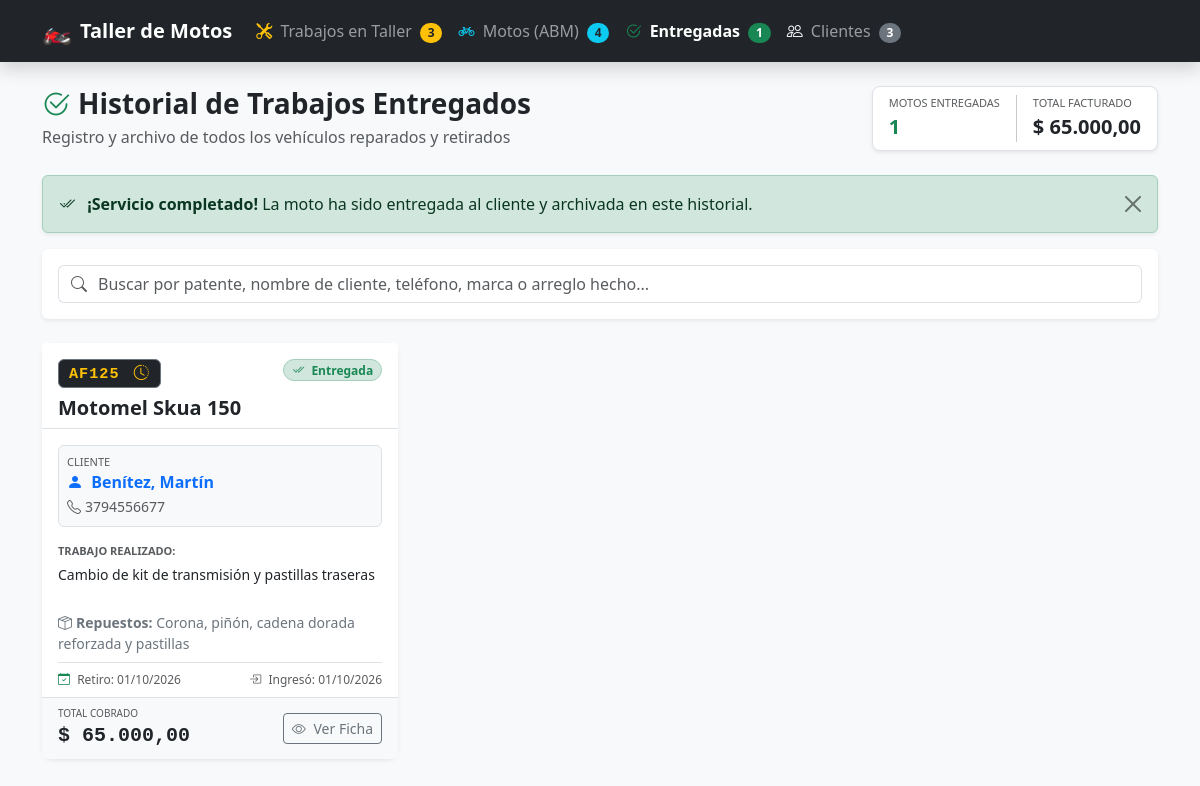
The page /entregadas.php?entregada=ok on the database its author committed.
### tables this page shows
CREATE TABLE `trabajos` (
  `id_trabajo` int(11) NOT NULL,
  `id_moto` int(11) NOT NULL,
  `falla_reportada` text NOT NULL,
  `diagnostico` text DEFAULT NULL,
  `arreglo_realizado` text DEFAULT NULL,
  `repuestos` text DEFAULT NULL,
  `precio_estimado` decimal(10,2) DEFAULT 0.00,
  `precio_final` decimal(10,2) DEFAULT 0.00,
  `fecha_ingreso` datetime DEFAULT current_timestamp(),
  `fecha_prometida` date DEFAULT NULL,
  `fecha_entrega` datetime DEFAULT NULL,
  `estado` enum('En Espera','En Reparacion','Terminado','Entregado') DEFAULT 'En Espera',
  `observaciones` text DEFAULT NULL
);

CREATE TABLE `motos` (
  `id_moto` int(11) NOT NULL,
  `id_cliente` int(11) NOT NULL,
  `marca` varchar(50) NOT NULL,
  `modelo` varchar(100) NOT NULL,
  `anio` int(11) DEFAULT NULL,
  `patente` varchar(20) NOT NULL,
  `color` varchar(30) DEFAULT NULL,
  `kilometraje` int(11) DEFAULT 0,
  `observaciones` text DEFAULT NULL,
  `estado` enum('En Espera','En Reparacion','Terminado','Entregado') DEFAULT 'En Espera',
  `falla_reportada` text DEFAULT NULL,
  `arreglo_realizado` text DEFAULT NULL,
  `repuestos` text DEFAULT NULL,
  `precio_estimado` decimal(10,2) DEFAULT 0.00,
  `precio_final` decimal(10,2) DEFAULT 0.00,
  `fecha_ingreso` datetime DEFAULT current_timestamp(),
  `fecha_prometida` date DEFAULT NULL,
  `fecha_entrega` datetime DEFAULT NULL
);

CREATE TABLE `clientes` (
  `id_cliente` int(11) NOT NULL,
  `nombre` varchar(100) NOT NULL,
  `apellido` varchar(100) NOT NULL,
  `telefono` varchar(20) NOT NULL,
  `email` varchar(100) DEFAULT NULL,
  `direccion` varchar(200) DEFAULT NULL,
  `fecha_registro` timestamp NOT NULL DEFAULT current_timestamp()
);

### entregadas.php (the view, shortened to what this page needs)
<?php
require_once 'conexion.php';
$sqlEntregadas = "SELECT t.*,
                         m.patente, m.marca, m.modelo, m.color, m.kilometraje, m.anio,
                         c.id_cliente, c.nombre AS cliente_nombre, c.apellido AS cliente_apellido,
                         c.telefono AS cliente_telefono, c.direccion AS cliente_direccion
                  FROM trabajos t
                  INNER JOIN motos m ON t.id_moto = m.id_moto
                  INNER JOIN clientes c ON m.id_cliente = c.id_cliente
                  WHERE t.estado = 'Entregado'
                  ORDER BY COALESCE(t.fecha_entrega, t.fecha_ingreso) DESC, t.id_trabajo DESC";
$stmtEntregadas = $pdo->query($sqlEntregadas);
$entregadas = $stmtEntregadas->fetchAll();
$totalFacturado = 0;
foreach ($entregadas as $ent) {
    $totalFacturado += floatval($ent['precio_final'] > 0 ? $ent['precio_final'] : $ent['precio_estimado']);
}
?>
<!DOCTYPE html>
<html lang="es">
<head>
    <link href="https://cdn.jsdelivr.net/npm/bootstrap@5.3.0/dist/css/bootstrap.min.css" rel="stylesheet">
    <link href="https://cdn.jsdelivr.net/npm/bootstrap-icons@1.10.5/font/bootstrap-icons.css" rel="stylesheet">
</head>
<body class="bg-light">
    <?php include 'navbar.php'; ?>
    <div class="container mb-5">
        <div class="row align-items-center mb-4 g-3">
            <div class="col-md-7">
                <h3 class="fw-bold mb-1 text-dark">
                    <i class="bi bi-check2-circle me-2 text-success"></i>Historial de Trabajos Entregados
                </h3>
                <p class="text-muted mb-0">Registro y archivo de todos los vehículos reparados y retirados</p>
            </div>
            <div class="col-md-5 text-md-end">
                <div class="d-inline-flex gap-3 bg-white p-2 px-3 rounded-3 shadow-sm border">
                    <div class="text-start">
                        <small class="text-muted text-uppercase d-block" style="font-size: 11px;">Motos Entregadas</small>
                        <strong class="fs-5 text-success"><?php echo count($entregadas); ?></strong>
                    </div>
                    <div class="text-start">
                        <small class="text-muted text-uppercase d-block" style="font-size: 11px;">Total Facturado</small>
                        <strong class="fs-5 text-dark">$ <?php echo number_format($totalFacturado, 2, ',', '.'); ?></strong>
                    </div>
                </div>
            </div>
        </div>
        <?php if (isset($_GET['entregada'])): ?>
            <div class="alert alert-success alert-dismissible fade show shadow-sm" role="alert">
                <i class="bi bi-check2-all me-2"></i>
                <strong>¡Servicio completado!</strong> La moto ha sido entregada al cliente y archivada en este historial.
                <button type="button" class="btn-close" data-bs-dismiss="alert"></button>
            </div>
        <?php endif; ?>
        <div class="card shadow-sm border-0 mb-4">
            <div class="card-body p-3">
                <div class="input-group">
                    <span class="input-group-text bg-white border-end-0 text-muted">
                        <i class="bi bi-search"></i>
                    </span>
                    <input type="text" id="buscadorEntregadas" class="form-control border-start-0 ps-0"
                           placeholder="Buscar por patente, nombre de cliente, teléfono, marca o arreglo hecho..." onkeyup="filtrarEntregadas()">
                </div>
            </div>
        </div>
        <?php if (empty($entregadas)): ?>
            <div class="card shadow-sm border-0 text-center py-5">
                <div class="card-body">
                    <i class="bi bi-inbox fs-1 text-muted d-block mb-3"></i>
                    <h5 class="fw-bold text-dark">No hay registros de trabajos entregados aún</h5>
                    <p class="text-muted mb-3">Cuando cambies el estado de una moto a "Entregado", aparecerá registrada en esta sección.</p>
                    <a href="trabajos.php" class="btn btn-primary btn-sm">
                        <i class="bi bi-arrow-left me-1"></i> Ir a Trabajos en Taller
                    </a>
                </div>
            </div>
        <?php else: ?>
            <div class="row g-4" id="grillaEntregadas">
                <?php foreach ($entregadas as $ent):
                    $precio = ($ent['precio_final'] > 0) ? $ent['precio_final'] : $ent['precio_estimado'];
                    $textoBusqueda = strtolower($ent['patente'] . ' ' . $ent['marca'] . ' ' . $ent['modelo'] . ' ' . $ent['cliente_nombre'] . ' ' . $ent['cliente_apellido'] . ' ' . $ent['cliente_telefono'] . ' ' . ($ent['arreglo_realizado'] ?? '') . ' ' . ($ent['falla_reportada'] ?? ''));
                ?>
                    <div class="col-md-6 col-lg-4 item-entrega" data-search="<?php echo htmlspecialchars($textoBusqueda); ?>">
                        <div class="card h-100 shadow-sm border-0 card-entrega bg-white">
                            <div class="card-header bg-white border-bottom pt-3 pb-2 d-flex justify-content-between align-items-start">
                                <div>
                                    <a href="historial_moto.php?id=<?php echo (int)$ent['id_moto']; ?>" class="text-decoration-none" title="Ver historial de esta moto"><span class="badge bg-dark badge-patente border border-secondary text-warning"><?php echo htmlspecialchars($ent['patente']); ?> <i class="bi bi-clock-history ms-1"></i></span></a>
                                    <h5 class="fw-bold mb-0 mt-2 text-dark">
                                        <?php echo htmlspecialchars($ent['marca'] . ' ' . $ent['modelo']); ?>
                                    </h5>
                                </div>
                                <span class="badge bg-success-subtle text-success border border-success-subtle rounded-pill px-2.5 py-1.5 fw-semibold">
                                    <i class="bi bi-check2-all me-1"></i> Entregada
                                </span>
                            </div>
                            <div class="card-body pb-2">
                                <div class="mb-3 p-2 bg-light rounded-2 border border-1">
                                    <small class="text-muted d-block" style="font-size: 11px;">CLIENTE</small>
                                    <strong class="text-primary d-block">
                                        <i class="bi bi-person-fill me-1"></i>
                                        <?php echo htmlspecialchars($ent['cliente_apellido'] . ', ' . $ent['cliente_nombre']); ?>
                                    </strong>
                                    <small class="text-muted">
                                        <i class="bi bi-telephone me-1"></i><?php echo htmlspecialchars($ent['cliente_telefono']); ?>
                                    </small>
                                </div>
                                <div class="mb-2">
                                    <small class="text-muted d-block fw-semibold mb-1" style="font-size: 11px;">TRABAJO REALIZADO:</small>
                                    <p class="mb-1 text-dark small" style="min-height: 40px;">
                                        <?php echo !empty($ent['arreglo_realizado']) ? nl2br(htmlspecialchars($ent['arreglo_realizado'])) : (!empty($ent['falla_reportada']) ? nl2br(htmlspecialchars($ent['falla_reportada'])) : '<span class="text-muted italic">Sin detalle informado</span>'); ?>
                                    </p>
                                </div>
                                <?php if (!empty($ent['repuestos'])): ?>
                                    <div class="mb-2 small text-secondary">
                                        <strong><i class="bi bi-box-seam me-1"></i>Repuestos:</strong> <?php echo htmlspecialchars($ent['repuestos']); ?>
                                    </div>
                                <?php endif; ?>
                                <div class="border-top pt-2 mt-2 d-flex justify-content-between text-muted" style="font-size: 12px;">
                                    <span>
                                        <i class="bi bi-calendar-check me-1 text-success"></i>
                                        Retiro: <?php echo !empty($ent['fecha_entrega']) ? date('d/m/Y', strtotime($ent['fecha_entrega'])) : date('d/m/Y', strtotime($ent['fecha_ingreso'])); ?>
                                    </span>
                                    <span>
                                        <i class="bi bi-box-arrow-in-right me-1 text-muted"></i>
                                        Ingresó: <?php echo !empty($ent['fecha_ingreso']) ? date('d/m/Y', strtotime($ent['fecha_ingreso'])) : '-'; ?>
                                    </span>
                                </div>
                            </div>
                            <div class="card-footer bg-light border-top d-flex justify-content-between align-items-center py-2.5">
                                <div>
                                    <small class="text-muted d-block" style="font-size: 10px;">TOTAL COBRADO</small>
                                    <strong class="fs-5 text-dark font-monospace">$ <?php echo number_format($precio, 2, ',', '.'); ?></strong>
                                </div>
                                <div class="btn-group btn-group-sm">
                                    <a href="editar_trabajo.php?id=<?php echo $ent['id_trabajo']; ?>" class="btn btn-outline-secondary btn-sm" title="Ver / Editar ficha">
                                        <i class="bi bi-eye me-1"></i> Ver Ficha
                                    </a>
                                </div>
                            </div>
                        </div>
                    </div>
                <?php endforeach; ?>
            </div>
        <?php endif; ?>
    </div>
</body>
</html>

### entregadas.php (style rules this page uses)
.badge-patente { font-family: monospace; letter-spacing: 1px; font-size: 0.95rem; padding: 5px 10px; border-radius: 6px; }
.card-entrega { transition: transform 0.2s ease, box-shadow 0.2s ease; border-radius: 12px; }

### rows shown on the page
trabajos: id_moto.patente "AF125", id_moto.modelo "Motomel Skua 150", clientes.apellido+nombre "Benítez, Martín", clientes.telefono "3794556677", arreglo_realizado "Cambio de kit de transmisión y pastillas traseras", repuestos "Corona, piñón, cadena dorada reforzada y pastillas", fecha_ingreso "01/10/2026", precio_final "65.000,00"

### other values the page prints
$totalActivas "3"
$totalMotos "4"
$totalEntregadas "1"
$totalClientes "3"
count($entregadas) "1"
$totalFacturado "65.000,00"
